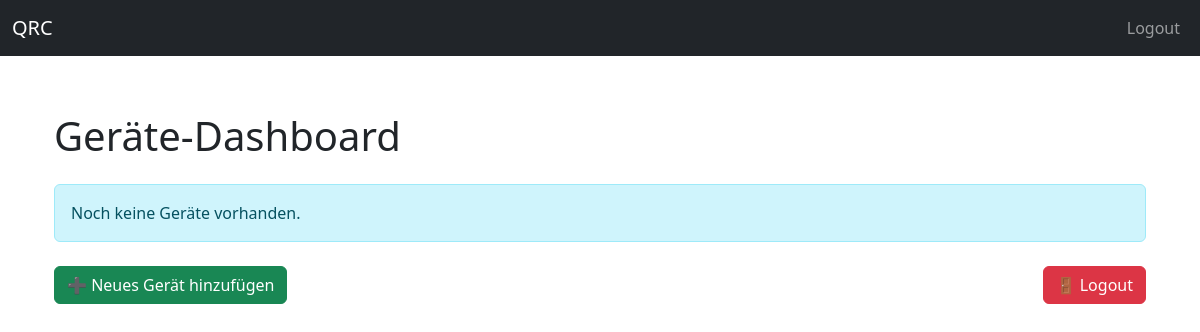
The app's page /benutzer/dashboard (signed in), older data.
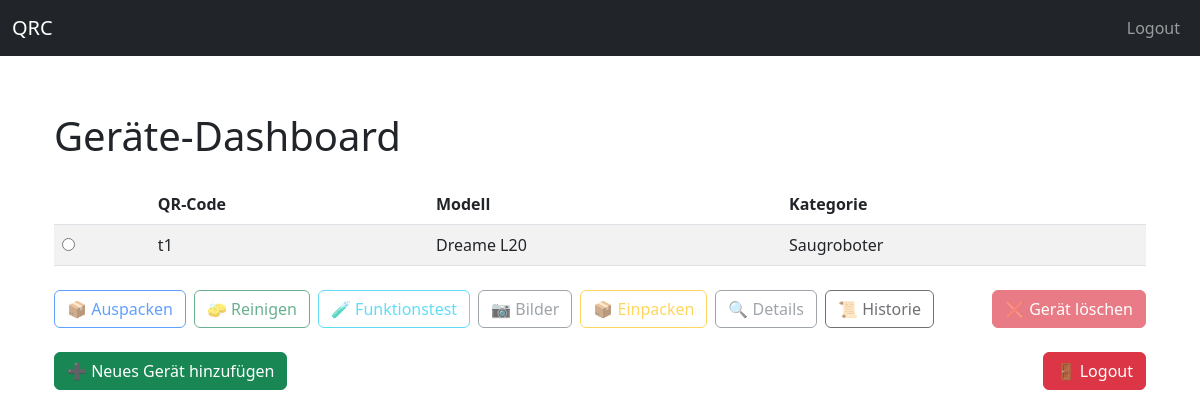
The same page, newer data.
### models/geraet_db.py (models this page shows)
class Geraet(db.Model):
    __tablename__ = "geraete"
    id = db.Column(db.Integer, primary_key=True)
    qrcode = db.Column(db.String, unique=True, nullable=False)
    modell_id = db.Column(db.Integer, db.ForeignKey("modell.id"), nullable=False)
    zustand_id = db.Column(db.Integer, db.ForeignKey("zustaende.id"), nullable=False)
    benutzer_id = db.Column(db.Integer, db.ForeignKey("benutzer.id"), nullable=True)
    modell = db.relationship("Modell", back_populates="geraete")
    zustand = db.relationship("Zustand")
    benutzer = db.relationship("Benutzer", backref="geraete")
    historie = db.relationship("Historie", backref="geraet", lazy=True)
    module = db.relationship("Modul", back_populates="geraet", cascade="all, delete-orphan")
    teile = db.relationship("Teil", back_populates="geraet")
    testdurchlaeufe = db.relationship("GeraeteTestDurchlauf", back_populates="geraet", cascade="all, delete-orphan")

### models/modell_db.py (models this page shows, shortened)
class Modell(db.Model):
    __tablename__ = "modell"
    id = db.Column(db.Integer, primary_key=True, index=True)
    name = db.Column(db.String(100), unique=True, nullable=False, index=True)
    kategorie_id = db.Column(db.Integer, db.ForeignKey("kategorie.id"), nullable=False)
    unterkategorie_id = db.Column(db.Integer, db.ForeignKey("unterkategorie.id"), nullable=True)
    unterkategorie = db.relationship("Unterkategorie", backref="modelle")
    hersteller_id = db.Column(db.Integer, db.ForeignKey("hersteller.id"), nullable=False)
    hersteller = db.relationship("Hersteller", backref="modelle")
    kategorie = db.relationship("Kategorie", back_populates="modelle")
    geraete = db.relationship("Geraet", back_populates="modell")
    module = db.relationship(Modul, back_populates="modell", cascade="all, delete-orphan")

### models/kategorie_db.py (models this page shows, shortened)
class Kategorie(db.Model):
    __tablename__ = "kategorie"
    id = db.Column(db.Integer, primary_key=True)
    name = db.Column(db.String(100), nullable=False, unique=True)
    modelle = db.relationship("Modell", back_populates="kategorie", lazy=True)
    unterkategorien = db.relationship("Unterkategorie", backref="kategorie", lazy=True)

### app/routes/benutzer_routes.py (the view)
@benutzer_bp.route("/benutzer/dashboard")
@login_required
def dashboard():
    geraete = (
        GeraetDB.query
        .filter_by(benutzer_id=current_user.id)
        .order_by(GeraetDB.id.desc())  # sortiert nach zuletzt erstelltem Gerät
        .all()
    )
    return render_template("dashboard.html", geraete=geraete)

### app/app.py (called while the page is built)
@login_manager.user_loader
def load_user(user_id):
    return Benutzer.query.get(int(user_id))

### app/templates/dashboard.html (shortened to what this page needs)
{% extends "base.html" %}
{% block content %}
<div class="container mt-5">
  <h1 class="mb-4">Geräte-Dashboard</h1>
  {% if geraete %}
  <div id="geraeteForm">
    <table class="table table-striped align-middle">
      <thead>
        <tr>
          <th></th>
          <th>QR-Code</th>
          <th>Modell</th>
          <th>Kategorie</th>
        </tr>
      </thead>
      <tbody>
        {% for geraet in geraete %}
        <tr>
          <td>
            <input type="radio" name="geraet_id" value="{{ geraet.id }}" data-qrcode="{{ geraet.qrcode }}">
          </td>
          <td>{{ geraet.qrcode }}</td>
          <td>{{ geraet.modell.name }}</td>
          <td>{{ geraet.modell.kategorie.name }}</td>
        </tr>
        {% endfor %}
      </tbody>
    </table>
    <div class="d-flex gap-2 mt-4 flex-wrap justify-content-between">
      <div class="d-flex gap-2 flex-wrap">
        <a id="btn-auspacken" href="#" class="btn btn-outline-primary disabled">📦 Auspacken</a>
        <a id="btn-reinigen" href="#" class="btn btn-outline-success disabled">🧽 Reinigen</a>
        <a id="btn-funktionstest" href="#" class="btn btn-outline-info disabled">🧪 Funktionstest</a>
        <a id="btn-bilder" href="#" class="btn btn-outline-secondary disabled">📷 Bilder</a>
        <a id="btn-einpacken" href="#" class="btn btn-outline-warning disabled">📦 Einpacken</a>
        <a id="btn-details" href="#" class="btn btn-outline-secondary disabled">🔍 Details</a>
        <a id="btn-historie" href="#" class="btn btn-outline-dark disabled">📜 Historie</a>
      </div>
      <form id="loeschenForm" method="POST" action="#" class="d-inline">
        <button id="btn-loeschen" type="submit" class="btn btn-danger disabled" onclick="return confirm('Gerät wirklich löschen?');">❌ Gerät löschen</button>
      </form>
    </div>
  </div>
  {% else %}
    <div class="alert alert-info">
      Noch keine Geräte vorhanden.
    </div>
  {% endif %}
  <div class="mt-4">
    <a href="{{ url_for('geraete.geraet_neu') }}" class="btn btn-success">➕ Neues Gerät hinzufügen</a>
    <a href="{{ url_for('login.logout') }}" class="btn btn-danger float-end">🚪 Logout</a>
  </div>
</div>
{% endblock %}

### app/templates/base.html (shortened to what this page needs)
<!doctype html>
<html lang="de">
  <head>
    <link href="https://cdn.jsdelivr.net/npm/bootstrap@5.3.0/dist/css/bootstrap.min.css" rel="stylesheet">
  </head>
  <body>
    <nav class="navbar navbar-expand-lg navbar-dark bg-dark fixed-top">
      <div class="container-fluid">
        <a class="navbar-brand" href="#">QRC</a>
        <div class="collapse navbar-collapse">
          <ul class="navbar-nav ms-auto">
            <li class="nav-item">
              <a class="nav-link" href="{{ url_for('login.logout') }}">Logout</a>
            </li>
          </ul>
        </div>
      </div>
    </nav>
    <main class="container mt-5">
      {% block content %}
      {% endblock %}
    </main>
  </body>
</html>

### app/templates/base.html (style rules this page uses)
body { padding-top: 4rem; }

Row changes from the older to the newer data that the page shows:
added Geraet: qrcode "t1", modell.name "Dreame L20", modell.kategorie.name "Saugroboter"
Text that changed along with them:
text no longer shown: "Noch keine Geräte vorhanden."
text now shown: "QR-Code Modell Kategorie 📦 Auspacken 🧽 Reinigen 🧪 Funktionstest 📷 Bilder 📦 Einpacken 🔍 Details 📜 Historie ❌ Gerät löschen"
